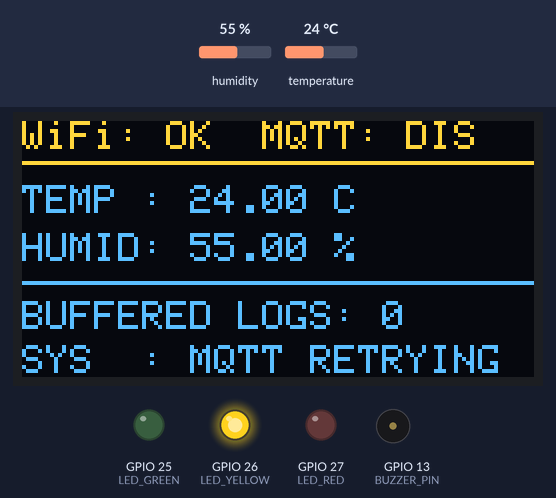
The sketch below on a simulated ESP32. On the bench: 128×64 one-colour display, output pins drawn as LEDs (lit = HIGH), buzzer (waves = sounding). The test bench sets the inputs (shaded band); at power-on: humidity 55 %, temperature 24 °C. The OLED is the two-colour kind (top 16 rows yellow); WiFi joins after 1.5 s; servers stay silent unless stated; no MQTT or app messages arrive unless stated; what the sketch prints to the serial monitor is not drawn.

Above: at 5.6 s.
5.7 s: humidity set to 22 %
At 11.5 s:
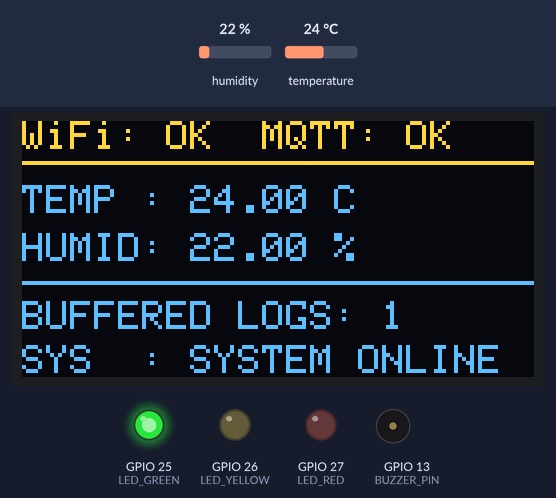
16.5 s: temperature set to 12 °C
At 21.4 s:
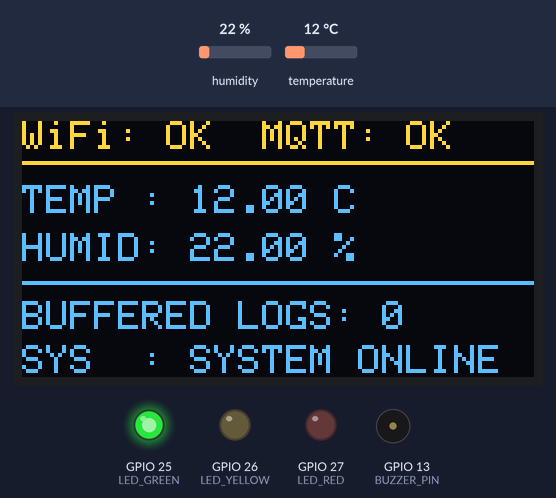
23.9 s: humidity set to 40 %
At 26.4 s:
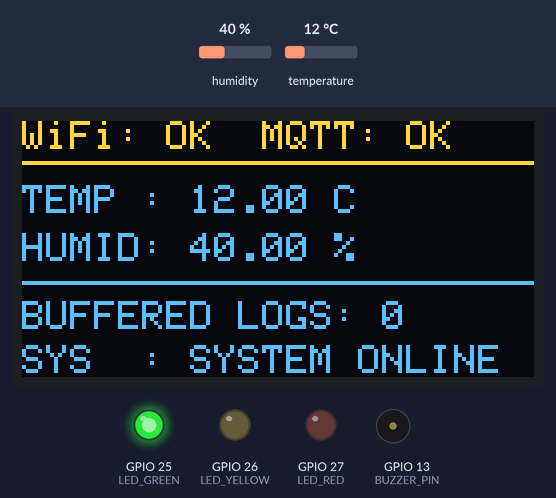
31.3 s: temperature set to 19 °C
Timing chart, 0 to 34.3 s (numbered marks = the images above; inputs shaded):
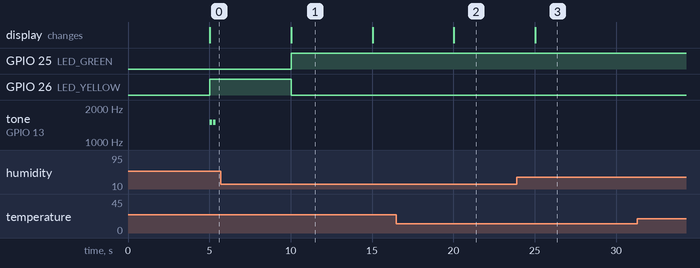

Measured:
- after the input at 16.5 s, the display: changes after 3.5 s (image 2)
- after the input at 23.9 s, the display: changes after 1.1 s (image 3)
- what the display in image 1 shows lasts 5.0 s, from 10.0 s to 15.0 s

The sketch:

sketch.ino
```cpp
#include <WiFi.h>
#include <Adafruit_MQTT.h>
#include <Adafruit_MQTT_Client.h>
#include <Adafruit_SSD1306.h>
#include <Adafruit_GFX.h>
#include <DHT.h>
#include <queue>

// --- Network Configuration ---
#define WIFI_SSID       "Wokwi-GUEST"  // Universal Wokwi Simulator Access Point
#define WIFI_PASS       ""             // Wokwi network does not require a password
#define AIO_SERVER      "io.adafruit.com"
#define AIO_SERVERPORT  1883
#define IO_USERNAME     "raj12"
#define IO_KEY          "aio_aoWg38lvT63BnR7e1ahm5WBTH67U"

// --- Hardware Pin Allocations ---
#define DHTPIN          15
#define DHTTYPE         DHT22
#define BUZZER_PIN      13
#define LED_GREEN       25
#define LED_YELLOW      26
#define LED_RED         27

// --- Display Definitions ---
#define SCREEN_WIDTH    128
#define SCREEN_HEIGHT   64
Adafruit_SSD1306 display(SCREEN_WIDTH, SCREEN_HEIGHT, &Wire, -1);

// --- Sensor Init ---
DHT dht(DHTPIN, DHTTYPE);

// --- Structural System States ---
enum SystemState { ONLINE, DEGRADED, OFFLINE };
SystemState currentState = OFFLINE;

// --- Data Buffer Structure ---
struct SensorData {
  float temp;
  float hum;
};
std::queue<SensorData> localBuffer;
const size_t MAX_BUFFER_SIZE = 50; // Safeguard RAM limit

// --- Network Client Initialization ---
WiFiClient client;
Adafruit_MQTT_Client mqtt(&client, AIO_SERVER, AIO_SERVERPORT, IO_USERNAME, IO_KEY);

// --- Adafruit IO Feed Submissions ---
Adafruit_MQTT_Publish temp_publish = Adafruit_MQTT_Publish(&mqtt, IO_USERNAME "/feeds/temperature");
Adafruit_MQTT_Publish hum_publish = Adafruit_MQTT_Publish(&mqtt, IO_USERNAME "/feeds/humidity");

// --- Retry Strategy Control Variables ---
unsigned long lastExecutionTime = 0;
const unsigned long loopInterval = 5000; // 5-Second Telemetry Intervals
unsigned long retryDelay = 2000;         // Starting Backoff Delay (2 seconds)
const unsigned long maxRetryDelay = 32000; // Cap backoff at 32 seconds

// --- Function Declarations ---
void updateIndicators(SystemState state, String statusMessage);
void handleBuzzer(SystemState state);
void executeDataSync();

void setup() {
  Serial.begin(115200);

  pinMode(BUZZER_PIN, OUTPUT);
  pinMode(LED_GREEN, OUTPUT);
  pinMode(LED_YELLOW, OUTPUT);
  pinMode(LED_RED, OUTPUT);

  dht.begin();

  if(!display.begin(SSD1306_SWITCHCAPVCC, 0x3C)) {
    Serial.println(F("SSD1306 Allocation Failed"));
    for(;;);
  }

  display.clearDisplay();
  display.setTextSize(1);
  display.setTextColor(SSD1306_WHITE);
  display.setCursor(0,0);
  display.println("Initializing System...");
  display.display();

  // Initial Wi-Fi connection push
  WiFi.begin(WIFI_SSID, WIFI_PASS);
}

void loop() {
  unsigned long currentTime = millis();

  // Handle periodic checking and publishing loop
  if (currentTime - lastExecutionTime >= loopInterval) {
    lastExecutionTime = currentTime;

    float t = dht.readTemperature();
    float h = dht.readHumidity();

    if (isnan(t) || isnan(h)) {
      Serial.println("Failed to read from DHT sensor!");
      return;
    }

    // Phase 1: Assess Wi-Fi Baseline Connectivity
    if (WiFi.status() != WL_CONNECTED) {
      currentState = OFFLINE;
      updateIndicators(OFFLINE, "LOGGING OFFLINE");
      handleBuzzer(OFFLINE);

      // Cache elements to local memory
      if (localBuffer.size() < MAX_BUFFER_SIZE) {
        localBuffer.push({t, h});
        Serial.printf("Saved local telemetry packet. Buffer: %d\n", localBuffer.size());
      }

      // Silently request reconnection in background
      WiFi.begin(WIFI_SSID, WIFI_PASS);
    }
    // Phase 2: Check MQTT Availability if Wi-Fi works
    else {
      if (!mqtt.connected()) {
        currentState = DEGRADED;
        updateIndicators(DEGRADED, "MQTT RETRYING");
        handleBuzzer(DEGRADED);

        // Cache live data packet since cloud path is broken
        if (localBuffer.size() < MAX_BUFFER_SIZE) {
          localBuffer.push({t, h});
        }

        // Apply Exponential Backoff Retry Mechanism for MQTT Connection
        Serial.printf("Attempting MQTT connection with backoff delay: %d ms\n", retryDelay);
        int8_t connectionResult = mqtt.connect();

        if (connectionResult == 0) {
          Serial.println("MQTT Recovery Successful!");
          retryDelay = 2000; // Reset Backoff step
          currentState = ONLINE;
        } else {
          mqtt.disconnect();
          // Exponential growth of delay
          retryDelay = min(retryDelay * 2, maxRetryDelay);
        }
      }
      // Phase 3: System Functional and Stable
      else {
        currentState = ONLINE;
        updateIndicators(ONLINE, "SYSTEM ONLINE");

        // Push Live Reading
        if (temp_publish.publish(t) && hum_publish.publish(h)) {
          Serial.printf("Live Publish Ok -> Temp: %.2f, Hum: %.2f\n", t, h);
        }

        // If local logs are waiting in queue, drain them
        if (!localBuffer.empty()) {
          executeDataSync();
        }
      }
    }
  }
}

// --- Status Peripheral Update Controller ---
void updateIndicators(SystemState state, String statusMessage) {
  display.clearDisplay();

  // 1. Draw Network Status Bar Header
  display.setTextSize(1);
  display.setTextColor(SSD1306_WHITE);
  display.setCursor(0, 0);

  if (WiFi.status() == WL_CONNECTED) {
    display.print("WiFi: OK  ");
  } else {
    display.print("WiFi: DIS ");
  }

  if (mqtt.connected()) {
    display.println("MQTT: OK");
  } else {
    display.println("MQTT: DIS");
  }
  display.drawFastHLine(0, 10, 128, SSD1306_WHITE); // Horizontal divider

  // 2. Display Live Sensor Data Real-Time
  float currentTemp = dht.readTemperature();
  float currentHum = dht.readHumidity();

  display.setCursor(0, 16);
  display.print("TEMP : ");
  if(!isnan(currentTemp)) {
    display.print(currentTemp);
    display.print(" C");
  } else {
    display.print("--");
  }

  display.setCursor(0, 28);
  display.print("HUMID: ");
  if(!isnan(currentHum)) {
    display.print(currentHum);
    display.print(" %");
  } else {
    display.print("--");
  }

  display.drawFastHLine(0, 40, 128, SSD1306_WHITE); // Horizontal divider

  // 3. Display Fault-Tolerant System Queue & State Machine Label
  display.setCursor(0, 45);
  display.printf("BUFFERED LOGS: %d", localBuffer.size());

  display.setCursor(0, 56);
  display.print("SYS  : ");
  display.println(statusMessage);

  display.display();

  // Dynamic LED State Management Switching
  digitalWrite(LED_GREEN, LOW);
  digitalWrite(LED_YELLOW, LOW);
  digitalWrite(LED_RED, LOW);

  switch(state) {
    case ONLINE:
      digitalWrite(LED_GREEN, HIGH);
      break;
    case DEGRADED:
      digitalWrite(LED_YELLOW, HIGH);
      break;
    case OFFLINE:
      digitalWrite(LED_RED, HIGH);
      break;
  }
}

// --- Fault Audio Signalling Module ---
void handleBuzzer(SystemState state) {
  switch(state) {
    case DEGRADED:
      // Double Short Notification tone
      tone(BUZZER_PIN, 1500, 150);
      delay(200);
      tone(BUZZER_PIN, 1500, 150);
      break;
    case OFFLINE:
      // Intense Low-Frequency Alert
      tone(BUZZER_PIN, 800, 500);
      break;
    case ONLINE:
      noTone(BUZZER_PIN);
      break;
  }
}

// --- Cloud Backlog Clearance Flush Routine ---
void executeDataSync() {
  Serial.println("--- Starting Local Buffer Cloud Sync ---");

  while (!localBuffer.empty() && mqtt.connected()) {
    SensorData historicalData = localBuffer.front();

    // Attempt uploading historical reading block
    bool t_ok = temp_publish.publish(historicalData.temp);
    delay(500); // Guard time against Adafruit IO API throttling rules
    bool h_ok = hum_publish.publish(historicalData.hum);

    if (t_ok && h_ok) {
      Serial.printf("Synced item out of memory -> Temp: %.2f\n", historicalData.temp);
      localBuffer.pop(); // Clear element out of FIFO line
      delay(1000);       // Safe interval between subsequent historic frames
    } else {
      Serial.println("Sync stream interrupted. Re-buffering active.");
      break;
    }
  }
  Serial.println("--- Sync Session Terminated ---");
}
```
